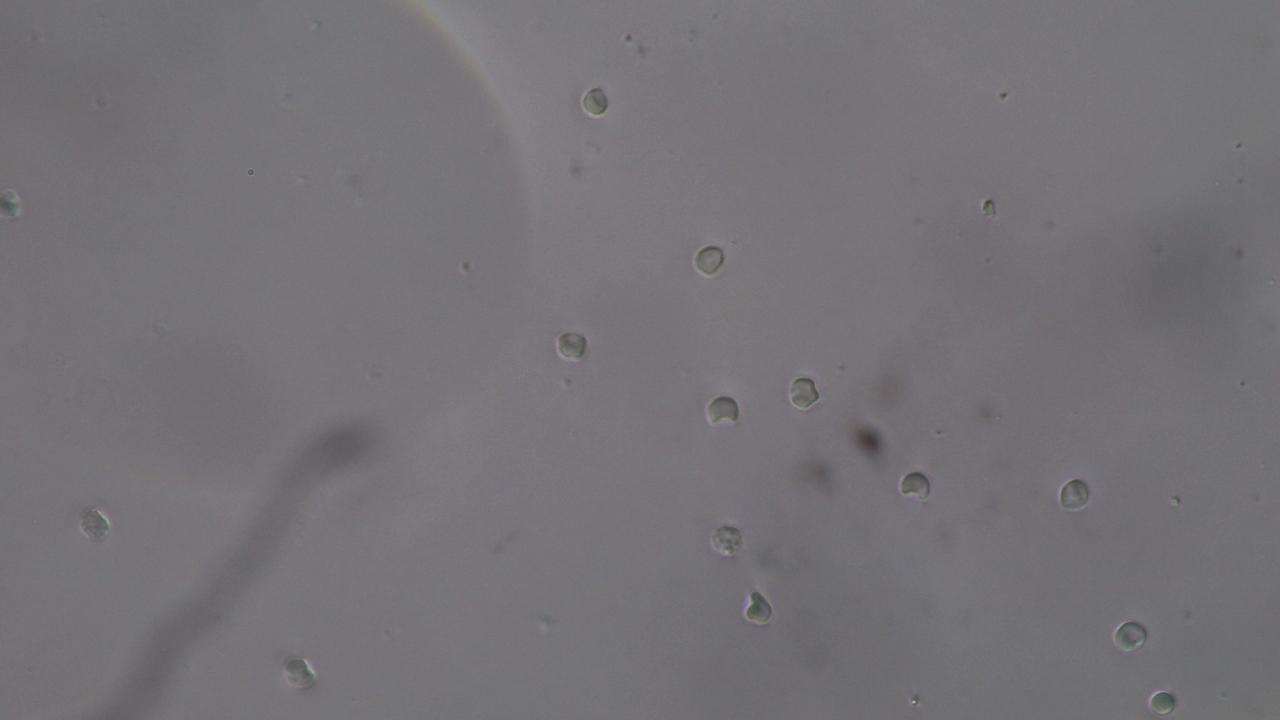
#> input picture lab5/img1.jpg, 1280 x 720 px
$ jupyter execute 'HSI Lab 5 - urine slides.ipynb'
#> lines starting #> are read from the running program, lines starting #| are printed output that depends on the picture; after the words box and inside, x2 and y2 are one past the last pixel; in counts of white or black regions, pixels touching at a corner belong together
**Lab 5: Slide Image Processing**

In this lab, we'll use two computer vision algorithms to detect an outcome of interest (in this case red blood cell count in urine) and perform categorical analysis. We will then manually evaluate the performance of the of the detection algorithms.

**Step 1:** First, choose one of the images and load it.

[cell 1]
import numpy as np
import cv2
from matplotlib import pyplot as plt

# from google.colab.patches import cv2_imshow

img = cv2.imread('img1.jpg')
#> img is the input picture: shape (720, 1280, 3); mean B, G, R 118.2, 114.5, 116.4

imgs = []
plt.figure(figsize=(12, 6))
for i in range(1, 4):
    img = cv2.imread(f'img{i}.jpg')
    imgs.append(img)
    plt.subplot(1, 3, i)
    plt.title(f"Image {i}")
    plt.imshow(img)
    plt.axis('off')
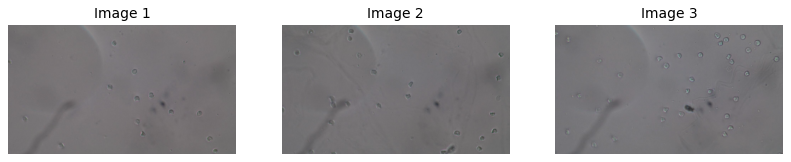
#> figure drawn by matplotlib, 3 panels; B, G, R data is drawn as R, G, B

[cell 2]
def hough(img, idx):
#> called with idx = 0
    gray = cv2.cvtColor(img, cv2.COLOR_RGB2GRAY)
    gray_blurred = cv2.medianBlur(gray, 5)

    circles = cv2.HoughCircles(
        gray_blurred,
        cv2.HOUGH_GRADIENT,
        dp=1.2,
        minDist=40,
        param1=50,
        param2=5,
        minRadius=15,
        maxRadius=15
    )
#> circles = 14 rows, first 8: [1072.2, 495, 16.32], [711, 262.2, 16.32], [1126.2, 634.2, 16.32], [570.6, 345, 16.32], [723, 411, 15.24], [913.8, 486.6, 16.32], [591, 102.6, 16.32], [802.2, 393, 16.32]

    output = img.copy()

    if circles is not None:
        circles = np.uint16(np.around(circles))
#> circles = 14 rows, first 8: [1072, 495, 16], [711, 262, 16], [1126, 634, 16], [571, 345, 16], [723, 411, 15], [914, 487, 16], [591, 103, 16], [802, 393, 16]
        for i in circles[0, :]:
            cv2.circle(output, (i[0], i[1]), i[2], (0, 255, 0), 2)
#> this loop made 14 passes
#> i on passes 1 to 12: [1072, 495, 16], [711, 262, 16], [1126, 634, 16], [571, 345, 16], [723, 411, 15], [914, 487, 16], [591, 103, 16], [802, 393, 16], [754, 610, 16], [1163, 705, 16], [723, 537, 16], [93, 526, 16]
#> output: shape (720, 1280, 3); 0.44% of pixels changed, all inside (x1, y1, x2, y2) = (0, 86, 1181, 720)
    print(len(circles[0, :]))
#| 14

    plt.figure(figsize=(12, 6))
    idx += 1
    plt.subplot(1, 2, 1)
    plt.title(f"Image {idx} - Blurred")
    plt.imshow(gray_blurred, cmap='gray')
    plt.axis('off')

    plt.subplot(1, 2, 2)
    plt.title(f"Image {idx} - Detected Cells")
    plt.imshow(output)
    plt.axis('off')

    plt.show()
#> figure, not shown here; B, G, R data is drawn as R, G, B

def canny(img, idx):
#> called with idx = 0
    gray = cv2.cvtColor(img, cv2.COLOR_RGB2GRAY)
    edges = cv2.Canny(gray, 40, 50)
#> edges: shape (720, 1280); 0.38% white in thin lines or dots

    kernel = np.ones((3,3), np.uint8)
    edges = cv2.dilate(edges, kernel, iterations=2)
#> edges: shape (720, 1280); 1.8% white; 42 white regions, largest, box (x1, y1, x2, y2) and area: (1055, 477, 1092, 514) 1097, (740, 585, 777, 627) 1080, (1110, 616, 1149, 654) 1077
    edges = cv2.erode(edges, kernel, iterations=1)
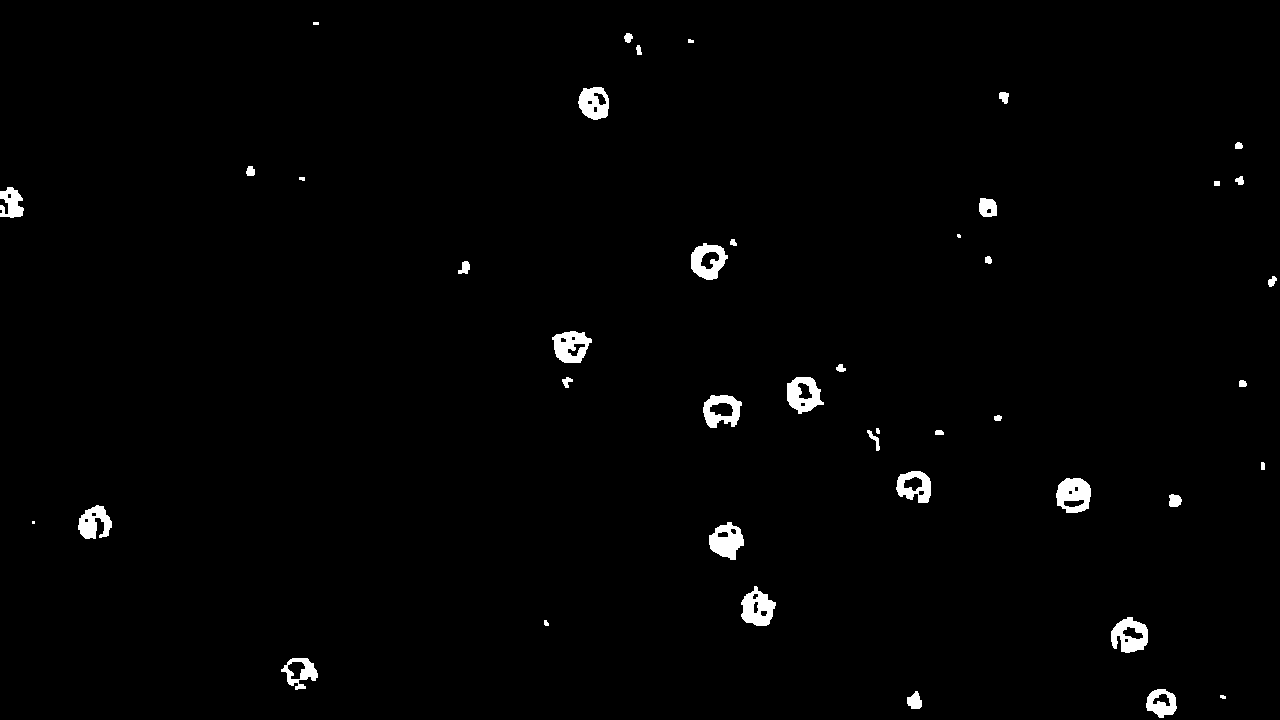
#> edges: shape (720, 1280); 1.3% white; 43 white regions (3 under 20 px)

    contours, _ = cv2.findContours(edges, cv2.RETR_EXTERNAL, cv2.CHAIN_APPROX_SIMPLE)
#> contours = 43 contours, 8 with area under 20; largest, box (x1, y1, x2, y2) and area: (1056, 478, 1091, 513) 950, (691, 243, 728, 280) 934, (787, 377, 824, 414) 923, (703, 395, 742, 428) 914, (1111, 617, 1148, 653) 906

    min_area = 280
    max_area = 1000
    final_contours = [cnt for cnt in contours if min_area < cv2.contourArea(cnt) < max_area]
#> final_contours = 14 contours; largest, box (x1, y1, x2, y2) and area: (1056, 478, 1091, 513) 950, (691, 243, 728, 280) 934, (787, 377, 824, 414) 923, (703, 395, 742, 428) 914, (1111, 617, 1148, 653) 906

    output_img = img.copy()
    cv2.drawContours(output_img, final_contours, -1, (0, 255, 0), 2)
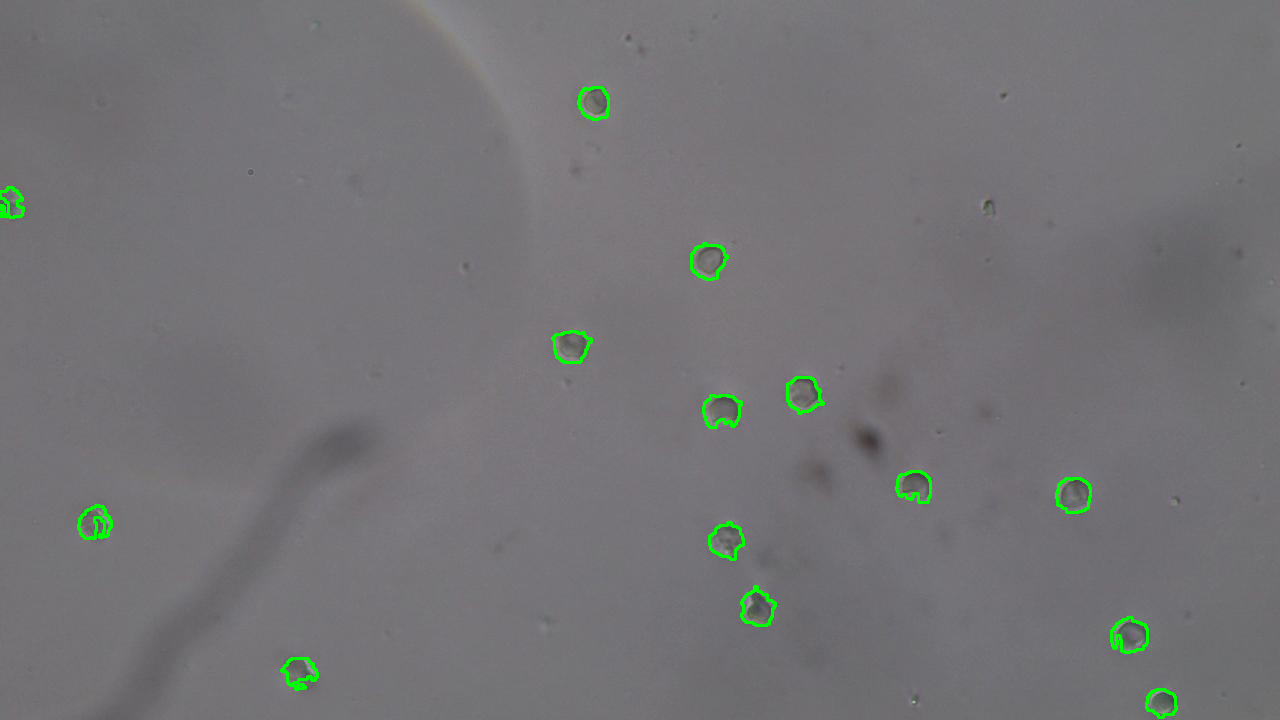
#> output_img: shape (720, 1280, 3); 0.62% of pixels changed, all inside (x1, y1, x2, y2) = (0, 86, 1178, 719)

    cell_count = len(final_contours)
#> cell_count = 14
    print(cell_count)
#| 14

    plt.figure(figsize=(12, 6))
    idx += 1
    plt.subplot(1, 2, 1)
    plt.title(f"Image {idx} - Original")
    plt.imshow(img)
    plt.axis('off')

    plt.subplot(1, 2, 2)
    plt.title(f"Image {idx} - Detected Cells")
    plt.imshow(output_img)
    plt.axis('off')
    plt.show()
#> figure, not shown here; B, G, R data is drawn as R, G, B

**Step 2:** Perform the Hough Circle function to count the number of red blood cells present in the image. Make sure to fine tune the parameters and report the final results, including a figure of the urine slide image with all identified Hough Circle overlay. Ideally you should be able to identify all cells in the figure without any false positives.

[cell 3]
hough(imgs[0], 0)

**Step 3:** Next, perform edge detection/contouring with the Canny function and count the number of RBCs as the number of contour groups. Fine tune the parameters and report the final results, including a figure of the urine slide image with all identified contour groups. You should be able to identify all cells in the figure without any false positives.

[cell 4]
canny(imgs[0], 0)

Now, load another image and use it to test the performance of your algorithms.

**Step 4:** Count RBCs with your tuned Hough Circle algorithm. Show the figure with the Hough Circle overlay. Report precision and recall on the test image and discuss what the results mean.

If you are unfamiliar with the terms "precision" and "recall", simply speaking precision is the ratio between the **correctly predicted cells** and the number of **all predicted results (True Positive + False Positive)**, recall is the ratio between the **correctly predicted cells (True Positive)** and the **actual number of cells (True Positive + False Negative)** in the figure.

[cell 5]
hough(imgs[1], 1)
#> call 2 of hough, with idx = 1
#> in hough (call 2), `circles = cv2.HoughCircles( gray_blurred, cv2.HOUGH_GRADIENT, dp=1.2, ..`: circles = 28 rows, first 8: [982.2, 606.6, 16.32], [277.8, 413.4, 16.32], [705, 396.6, 16.32], [79.8, 154.2, 16.32], [1105.8, 689.4, 16.32], [515.4, 263.4, 15.96], [540.6, 451.8, 15.6], [1227, 161.4, 16.32]
#> in hough (call 2), `circles = np.uint16(np.around(circles))`: circles = 28 rows, first 8: [982, 607, 16], [278, 413, 16], [705, 397, 16], [80, 154, 16], [1106, 689, 16], [515, 263, 16], [541, 452, 16], [1227, 161, 16]
#> the loop in hough (call 2), `for i in circles[0, :]:` made 28 passes
#> i on passes 1 to 12: [982, 607, 16], [278, 413, 16], [705, 397, 16], [80, 154, 16], [1106, 689, 16], [515, 263, 16], [541, 452, 16], [1227, 161, 16], [995, 37, 16], [1123, 631, 16], [158, 39, 16], [385, 34, 16]
#> after the loop in hough (call 2), `for i in circles[0, :]:`:
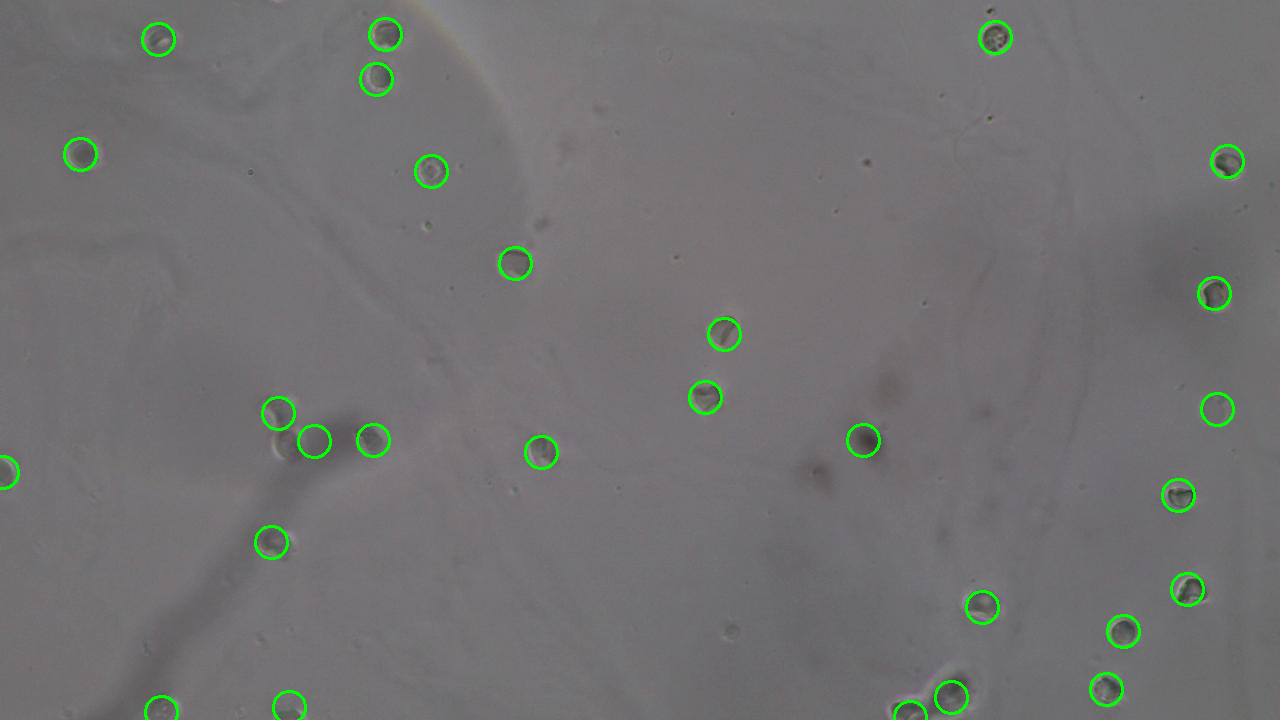
#> output: shape (720, 1280, 3); mean B, G, R 113.3, 113.5, 113.1
#| 28

[cell 6]
TP = 27
FP = 1
FN = 0
accuracy = TP / (TP + FP + FN) if (TP + FP + FN) > 0 else 0
precision = TP / (TP + FP) if (TP + FP) > 0 else 0
recall = TP / (TP + FN) if (TP + FN) > 0 else 0
print(f"Accuracy: {accuracy:.2f}")
print(f"Precision: {precision:.2f}")
print(f"Recall: {recall:.2f}")

**Step 5:** Count RBCs with your tuned Canny algorithm. Show the figure with the edge contour overlay. Report precision and recall on the test image and discuss what the results mean.

[cell 7]
canny(imgs[1], 1)
#> call 2 of canny, with idx = 1
#> in canny (call 2), `edges = cv2.Canny(gray, 40, 50)`: edges: shape (720, 1280); 0.64% white in thin lines or dots
#> in canny (call 2), `edges = cv2.dilate(edges, kernel, iterations=2)`: edges: shape (720, 1280); 3% white; 68 white regions, largest, box (x1, y1, x2, y2) and area: (883, 670, 979, 720) 2514, (260, 395, 305, 463) 1398, (959, 588, 1002, 623) 1166
#> in canny (call 2), `edges = cv2.erode(edges, kernel, iterations=1)`: edges: shape (720, 1280); 2.2% white; 69 white regions (2 under 20 px)
#> in canny (call 2), `contours, _ = cv2.findContours(edges, cv2.RETR_EXTERNAL, cv2.CHAIN_APP..`: contours = 69 contours, 8 with area under 20; largest, box (x1, y1, x2, y2) and area: (884, 671, 978, 720) 1720, (960, 589, 1001, 622) 1045, (63, 138, 105, 173) 1016, (495, 249, 535, 281) 980, (1088, 674, 1127, 709) 882
#> in canny (call 2), `final_contours = [cnt for cnt in contours if min_area < cv2.contourAre..`: final_contours = 19 contours; largest, box (x1, y1, x2, y2) and area: (495, 249, 535, 281) 980, (1088, 674, 1127, 709) 882, (1172, 575, 1210, 607) 864, (1199, 279, 1232, 315) 862, (261, 396, 304, 462) 848
#> in canny (call 2), `cv2.drawContours(output_img, final_contours, -1, (0, 255, 0), 2)`:
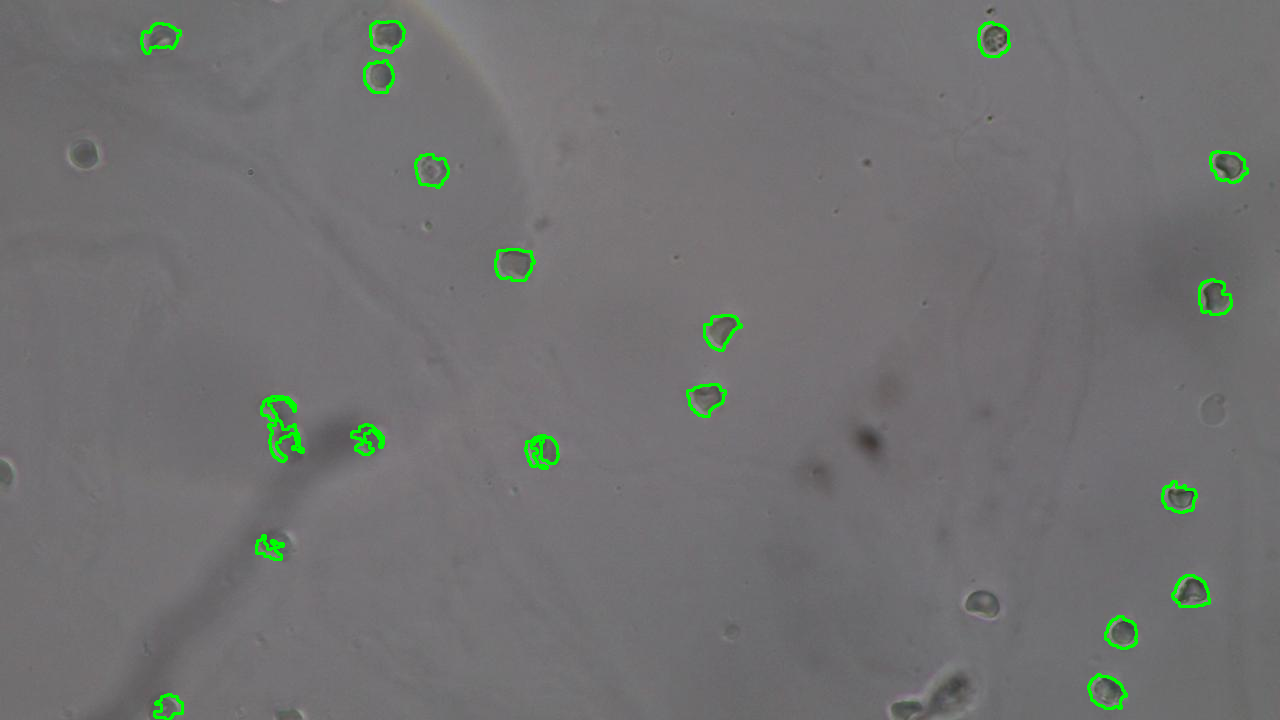
#> output_img: shape (720, 1280, 3); mean B, G, R 113.3, 113.4, 113.1
#> in canny (call 2), `cell_count = len(final_contours)`: cell_count = 19
#| 19
